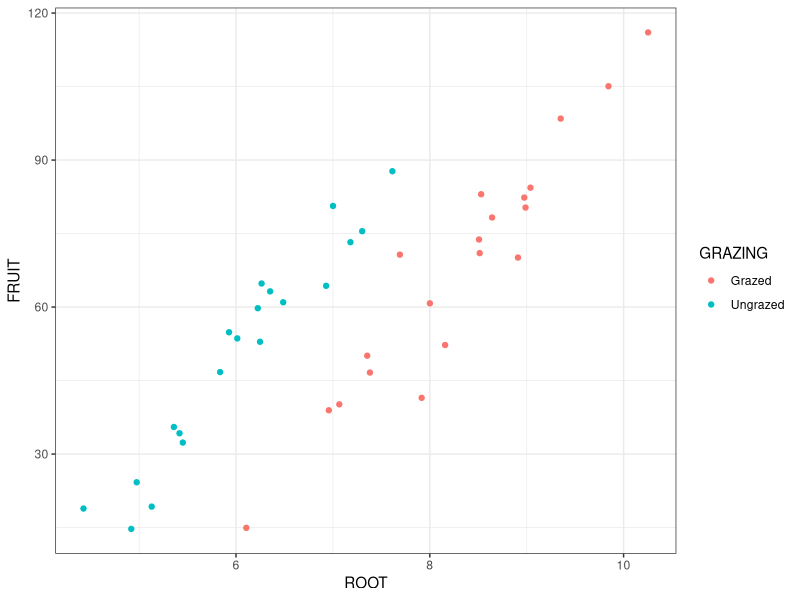
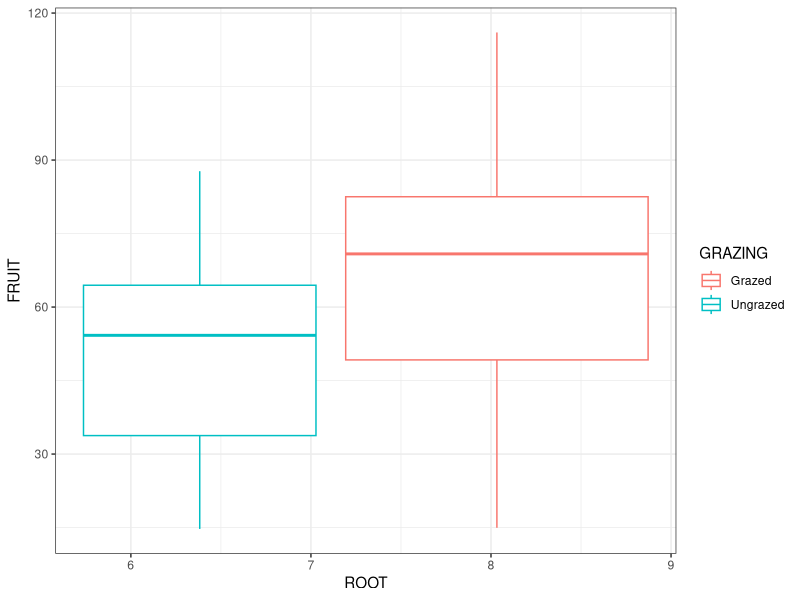
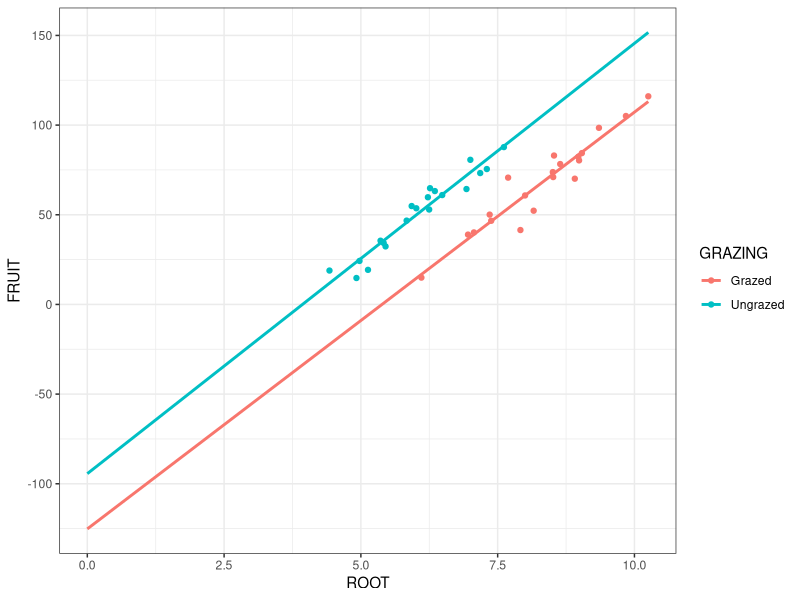
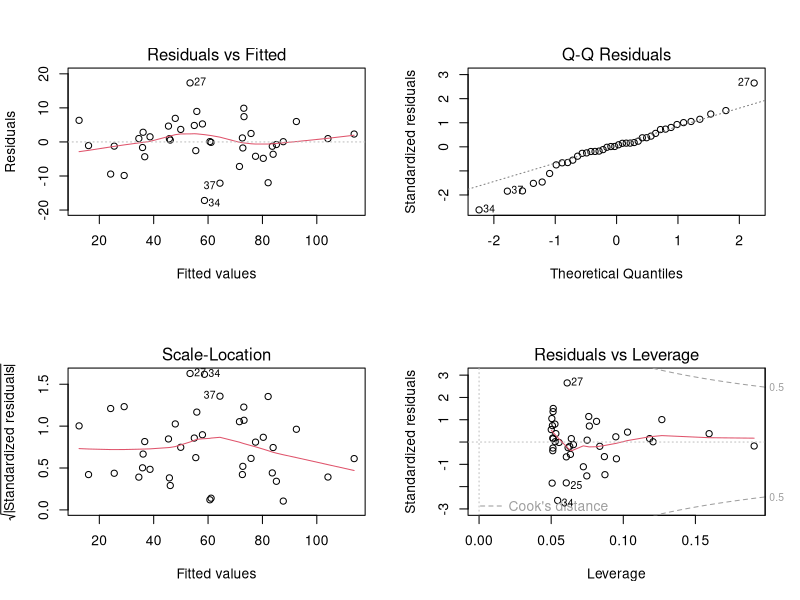
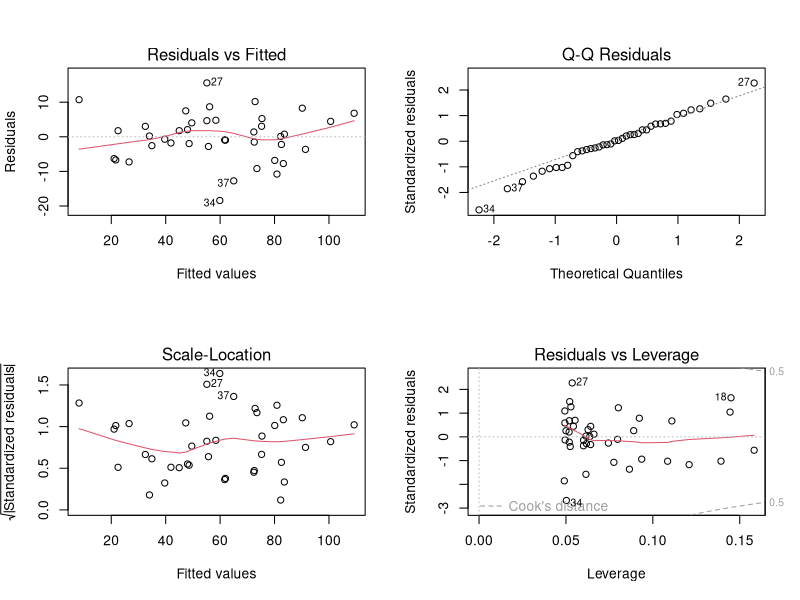
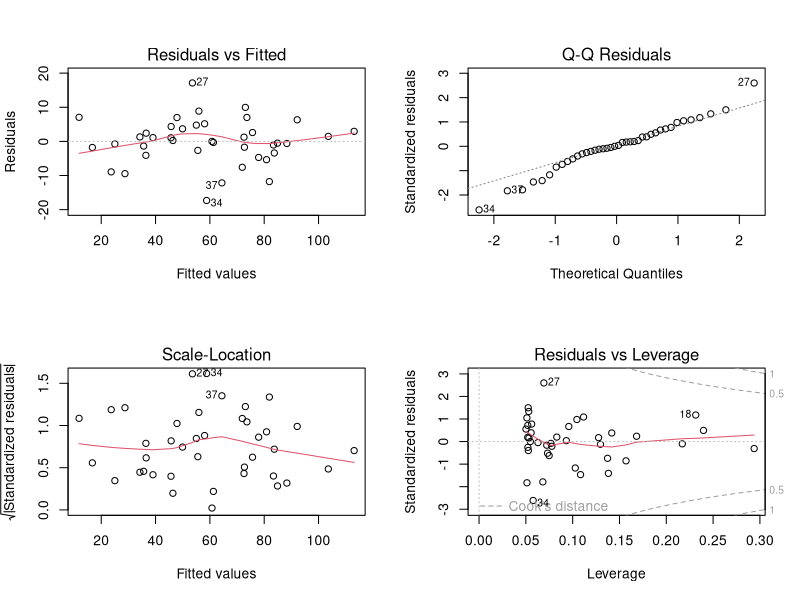
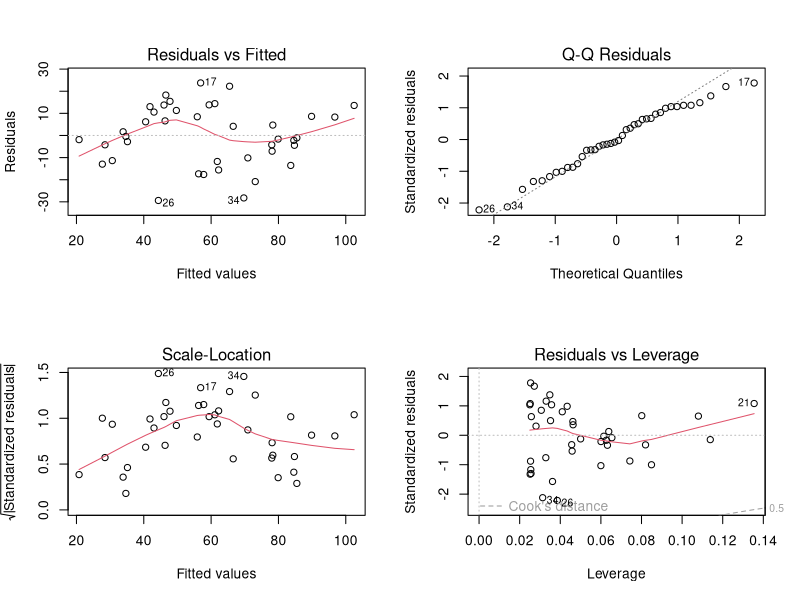
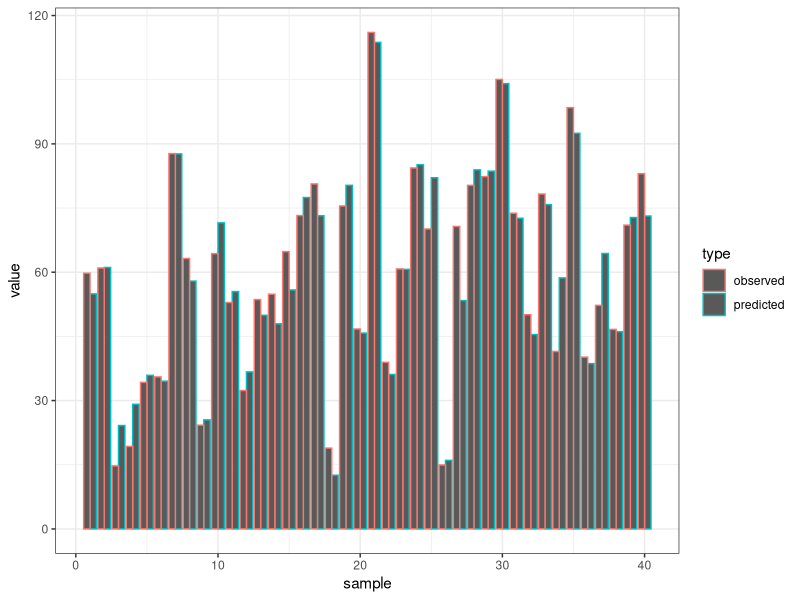

Generate these figures, in order, with R:
library(ggplot2)
library(dplyr)
library(tidyr)
library(broom)
library(car)
library(data.table)

data_comp = data.table(read.csv("data/compensationo.csv"))
print(summary(data_comp))

ggplot(data=data_comp, aes(x=ROOT, y=FRUIT, color=GRAZING)) + theme_bw() + geom_point() 
ggplot(data=data_comp, aes(x=ROOT, y=FRUIT, color=GRAZING)) + theme_bw() + geom_boxplot() 

ggplot(data=data_comp, aes(x=ROOT, y=FRUIT, color=GRAZING)) + theme_bw() + geom_point() + geom_smooth(method="lm", fullrange = TRUE, se = FALSE) + expand_limits(x = 0, y = 0)

lm_plus = lm(FRUIT~ROOT+GRAZING, data=data_comp)
summary(lm_plus)
vif(lm_plus)
par(mfrow=c(2,2))
plot(lm_plus)
par(mfrow=c(1,1))

lm_interaction = lm(FRUIT~ROOT:GRAZING, data=data_comp)
summary(lm_interaction)
# vif(lm_interaction)
par(mfrow=c(2,2))
plot(lm_interaction)
par(mfrow=c(1,1))

lm_all = lm(FRUIT~ROOT*GRAZING, data=data_comp)
lm_all = lm(FRUIT~ROOT+GRAZING+ROOT:GRAZING, data=data_comp)


summary(lm_all)
vif(lm_all)
par(mfrow=c(2,2))
plot(lm_all)
par(mfrow=c(1,1))

## vif shows that lm_all has more than 10 for GRAZING and  ROOT:GRAZING 
# we redo the model without GRAZING
lm_simple = lm(FRUIT~ROOT, data=data_comp)
summary(lm_simple)
# vif(lm_simple)
par(mfrow=c(2,2))
plot(lm_simple)
par(mfrow=c(1,1))

anova(lm_plus, update(lm_plus, ~. - GRAZING))
anova(lm_plus, lm_simple)

logLik(lm_simple)
logLik(lm_plus) ## best logLik
logLik(lm_interaction)
logLik(lm_all) ## best logLik

AIC(lm_simple)
AIC(lm_plus) ## best AIC
AIC(lm_interaction)
AIC(lm_all)

coef(summary(lm_plus))


# > summary(lm_all)
# 
# Call:
#   lm(formula = FRUIT ~ ROOT * GRAZING, data = data_comp)
# 
# Residuals:
#   Min       1Q   Median       3Q      Max 
# -17.3177  -2.8320   0.1247   3.8511  17.1313 
# 
# Coefficients:
#   Estimate Std. Error t value Pr(>|t|)    
# (Intercept)          -125.173     12.811  -9.771 1.15e-11 ***
#   ROOT                   23.240      1.531  15.182  < 2e-16 ***
#   GRAZINGUngrazed        30.806     16.842   1.829   0.0757 .  
# ROOT:GRAZINGUngrazed    0.756      2.354   0.321   0.7500    
# ---
#   Signif. codes:  0 ‘***’ 0.001 ‘**’ 0.01 ‘*’ 0.05 ‘.’ 0.1 ‘ ’ 1
# 
# Residual standard error: 6.831 on 36 degrees of freedom
# Multiple R-squared:  0.9293,	Adjusted R-squared:  0.9234 
# F-statistic: 157.6 on 3 and 36 DF,  p-value: < 2.2e-16
# 
# > summary(lm_plus)
# 
# Call:
#   lm(formula = FRUIT ~ ROOT + GRAZING, data = data_comp)
# 
# Residuals:
#   Min       1Q   Median       3Q      Max 
# -17.1920  -2.8224   0.3223   3.9144  17.3290 
# 
# Coefficients:
#   Estimate Std. Error t value Pr(>|t|)    
# (Intercept)     -127.829      9.664  -13.23 1.35e-15 ***
#   ROOT              23.560      1.149   20.51  < 2e-16 ***
#   GRAZINGUngrazed   36.103      3.357   10.75 6.11e-13 ***
#   ---
#   Signif. codes:  0 ‘***’ 0.001 ‘**’ 0.01 ‘*’ 0.05 ‘.’ 0.1 ‘ ’ 1
# 
# Residual standard error: 6.747 on 37 degrees of freedom
# Multiple R-squared:  0.9291,	Adjusted R-squared:  0.9252 
# F-statistic: 242.3 on 2 and 37 DF,  p-value: < 2.2e-16



### slope deviation is 0.756 with 2.35 std so they are the same....
## thus we get rid of interaction and keep lm_simple
## slope is 23.56, intercept difference for ungrazed is +36.103


data_to_predict = copy(data_comp)
data_to_predict[,FRUIT:=NULL]
d1 = data.frame(predicted=predict(lm_plus, data_to_predict))
d2 = data.frame(observed=data_comp$FRUIT)

d1$sample = as.numeric(rownames(d1))
d2$sample = as.numeric(rownames(d2))

dd = merge(d1, d2)
dd_g = gather(dd, type, value, predicted:observed)

ggplot(data=dd_g, aes(x=sample, y=value, color=type)) + theme_bw() + geom_bar(stat="identity", position="dodge")

t.test(d1$predict, d2$observed, paired = TRUE)

